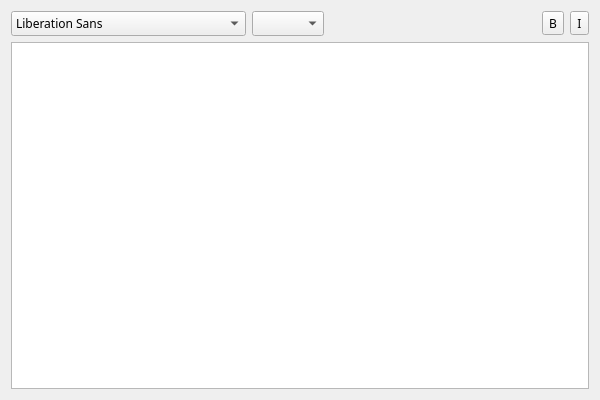
<?xml version="1.0" encoding="UTF-8"?>
<ui version="4.0">
 <class>DemoClass</class>
 <widget class="QWidget" name="DemoClass">
  <property name="geometry">
   <rect>
    <x>0</x>
    <y>0</y>
    <width>600</width>
    <height>400</height>
   </rect>
  </property>
  <property name="windowTitle">
   <string>Demo</string>
  </property>
  <layout class="QVBoxLayout" name="verticalLayout">
   <item>
    <layout class="QHBoxLayout" name="horizontalLayout_3">
     <item>
      <layout class="QHBoxLayout" name="horizontalLayout">
       <item>
        <widget class="QFontComboBox" name="fontComboBox">
         <property name="font">
          <font>
           <family>微软雅黑</family>
          </font>
         </property>
         <property name="editable">
          <bool>false</bool>
         </property>
         <property name="frame">
          <bool>true</bool>
         </property>
        </widget>
       </item>
       <item>
        <widget class="QComboBox" name="comboBox">
         <property name="font">
          <font>
           <family>微软雅黑</family>
          </font>
         </property>
         <property name="styleSheet">
          <string notr="true">item{
	height:100px;
}</string>
         </property>
        </widget>
       </item>
      </layout>
     </item>
     <item>
      <spacer name="horizontalSpacer">
       <property name="orientation">
        <enum>Qt::Horizontal</enum>
       </property>
       <property name="sizeType">
        <enum>QSizePolicy::Expanding</enum>
       </property>
       <property name="sizeHint" stdset="0">
        <size>
         <width>40</width>
         <height>20</height>
        </size>
       </property>
      </spacer>
     </item>
     <item>
      <layout class="QHBoxLayout" name="horizontalLayout_2">
       <item>
        <widget class="QToolButton" name="toolButton">
         <property name="font">
          <font>
           <family>微软雅黑</family>
          </font>
         </property>
         <property name="text">
          <string>B</string>
         </property>
        </widget>
       </item>
       <item>
        <widget class="QToolButton" name="toolButton_2">
         <property name="font">
          <font>
           <family>微软雅黑</family>
          </font>
         </property>
         <property name="text">
          <string>I</string>
         </property>
        </widget>
       </item>
      </layout>
     </item>
    </layout>
   </item>
   <item>
    <widget class="QTextEdit" name="textEdit">
     <property name="font">
      <font>
       <family>宋体</family>
      </font>
     </property>
    </widget>
   </item>
  </layout>
 </widget>
 <layoutdefault spacing="6" margin="11"/>
 <resources>
  <include location="demo.qrc"/>
 </resources>
 <connections/>
</ui>
